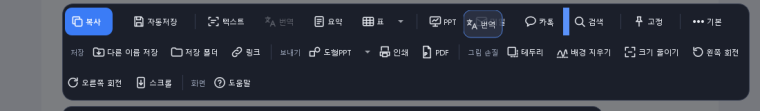
#> input picture capture_tool/app/guide_images/bar_full.png, 760 x 111 px
$ python -i export.py   (imports and definitions only)
#> lines starting #> are read from the running program, lines starting #| are printed output that depends on the picture
"""Shrink a capture and turn it into a PDF - pure image maths, no UI and no Windows calls.

Resizing uses area averaging (best for shrinking). PDF is built with Pillow (offline, no external
program); a long scroll capture is split across A4 pages, or scaled to fit one page."""
from __future__ import annotations

import io

import cv2
import numpy as np

A4_PORTRAIT_PX = (794, 1123)        # A4 at 96 dpi (210 × 297 mm)
PAGE_MARGIN_PX = 38                 # ~10 mm


def _bgr(img: np.ndarray) -> np.ndarray:
    if img.ndim == 2:
        return cv2.cvtColor(img, cv2.COLOR_GRAY2BGR)
    if img.shape[2] == 4:           # BGRA cut-out: put the transparent parts on white
        a = img[:, :, 3:4].astype(np.float32) / 255
        return (img[:, :, :3] * a + 255 * (1 - a)).round().astype(np.uint8)
    return np.ascontiguousarray(img[:, :, :3])


# [105 lines left out: functions _scale, resize_longest, resize_percent, estimate_bytes, resize_to_bytes, _to_bgr_tuple and 2 more, not called in this run]


def _pil(img: np.ndarray):
    from PIL import Image
    return Image.fromarray(cv2.cvtColor(_bgr(img), cv2.COLOR_BGR2RGB))


def _page(img, page_w, page_h):
    """One white A4 page with `img` placed at the top, centred horizontally, within the margins."""
    from PIL import Image
    page = Image.new("RGB", (page_w, page_h), "white")
    avail_w = page_w - 2 * PAGE_MARGIN_PX
    if img.width > avail_w:
        img = img.resize((avail_w, max(1, round(img.height * avail_w / img.width))))
    page.paste(img, (PAGE_MARGIN_PX, PAGE_MARGIN_PX))
    return page


def image_to_pdf(img: np.ndarray, dpi: float = 96, fit_one_page: bool = False,
                 page_px: tuple[int, int] = A4_PORTRAIT_PX) -> bytes:
    """PDF bytes. A tall capture is split across A4 pages, or (fit_one_page) scaled to one page."""
    pil = _pil(img)
    page_w, page_h = page_px
    avail_w = page_w - 2 * PAGE_MARGIN_PX
    avail_h = page_h - 2 * PAGE_MARGIN_PX
    if pil.width > avail_w:                                  # fit the width first
        pil = pil.resize((avail_w, max(1, round(pil.height * avail_w / pil.width))))
    pages = []
    if fit_one_page or pil.height <= avail_h:
        if pil.height > avail_h:
            pil = pil.resize((max(1, round(pil.width * avail_h / pil.height)), avail_h))
        pages = [_page(pil, page_w, page_h)]
    else:
        y = 0
        while y < pil.height:
            strip = pil.crop((0, y, pil.width, min(pil.height, y + avail_h)))
            pages.append(_page(strip, page_w, page_h))
            y += avail_h
    out = io.BytesIO()
    pages[0].save(out, "PDF", resolution=float(dpi), save_all=True, append_images=pages[1:])
    return out.getvalue()


# --- 배경 지우기: only the ink (a signature, a stamp, writing) is left --------------------------------------
from dataclasses import dataclass as _dataclass


@_dataclass
class Layer:
    """One colour of ink in a cut-out picture: its name for people, swatch, pixel mask and share."""
    name: str
    color: str
    mask: np.ndarray
    share: float


# [135 lines left out: functions remove_background, _colour_name, ink_layers, _adopt_fringe, apply_layers, on_checkerboard, not called in this run]

>>> import cv2
>>> picture = cv2.imread('../app/guide_images/bar_full.png')
#> picture is the input picture: shape (111, 760, 3); mean B, G, R 66.6, 55, 50.3
>>> result = image_to_pdf(picture)
#> in image_to_pdf, `pil = pil.resize((avail_w, max(1, round(pil.height * avail_w / pil.wid..`:
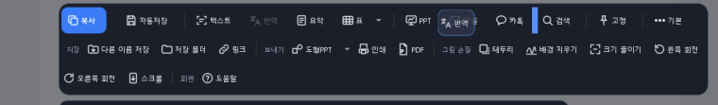
#> pil: PIL image 718x105 RGB; mean R, G, B 50.3, 55, 66.6
#> in _page, `page = Image.new("RGB", (page_w, page_h), "white")`: page: PIL image 794x1123 RGB; every value is 255
#> in _page, `page.paste(img, (PAGE_MARGIN_PX, PAGE_MARGIN_PX))`:
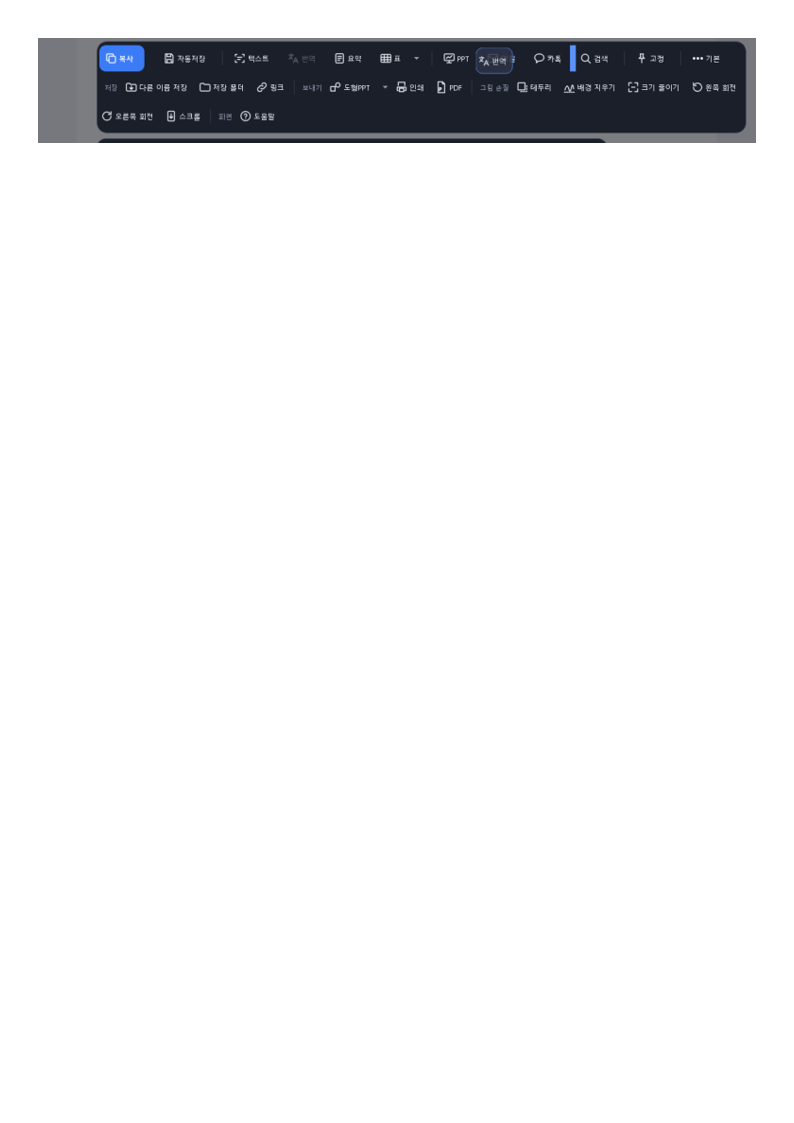
#> page: PIL image 794x1123 RGB; mean R, G, B 237.7, 238.1, 239.1
